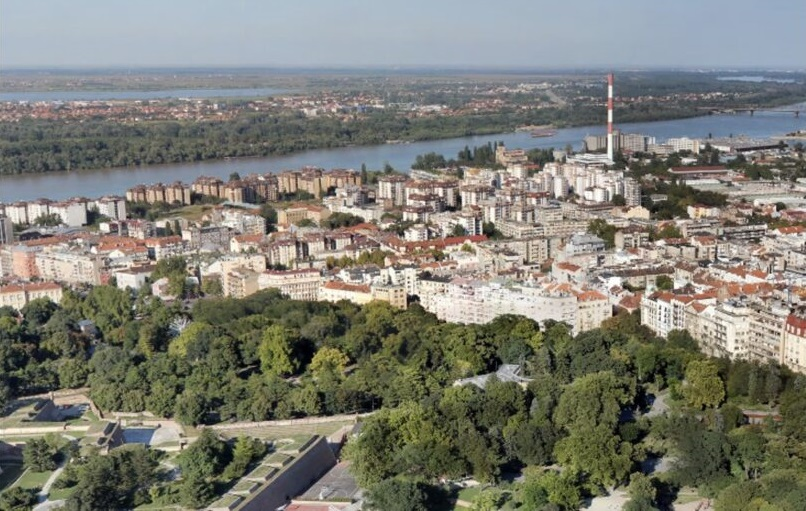
#> input picture first.jpg, 806 x 511 px
$ python image_stitching.py
#> lines starting #> are read from the running program, lines starting #| are printed output that depends on the picture
import sys
import cv2
import numpy as np

from google.colab.patches import cv2_imshow

img1 = cv2.imread("first.jpg")
#> img1 is the input picture: shape (511, 806, 3); mean B, G, R 116.5, 126.1, 126.1
img2 = cv2.imread("second.jpg")
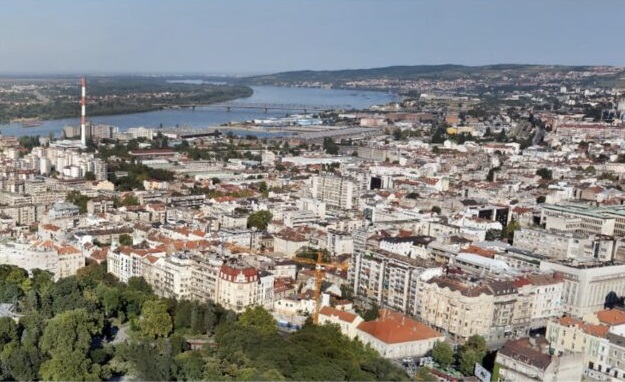
#> input picture second.jpg, 625 x 382 px
#> img2 is the input picture: shape (382, 625, 3); mean B, G, R 133.9, 136.9, 138.2

img1_gray = cv2.cvtColor(img1, cv2.COLOR_BGR2GRAY)
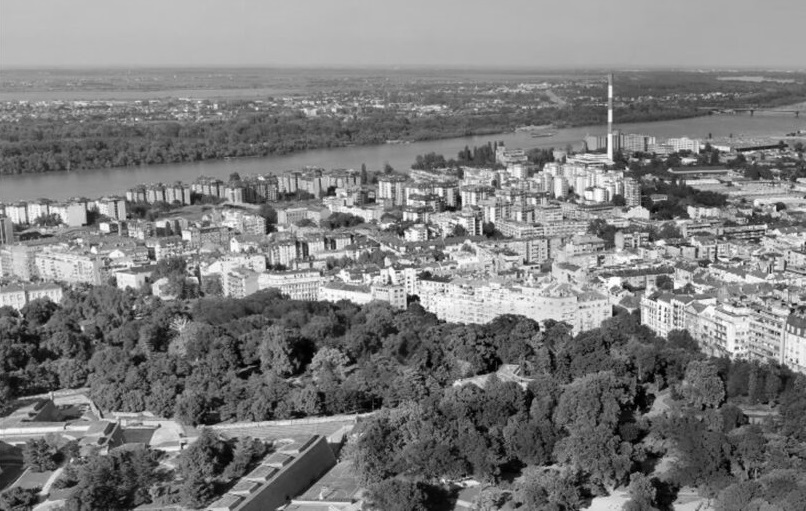
#> img1_gray: shape (511, 806); min 0, max 255, mean 125
img2_gray = cv2.cvtColor(img2, cv2.COLOR_BGR2GRAY)
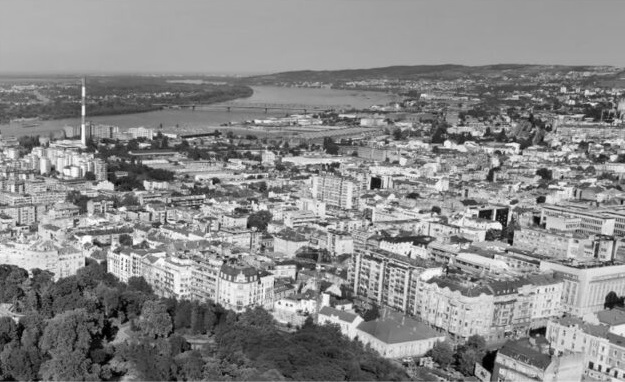
#> img2_gray: shape (382, 625); min 0, max 255, mean 136.9

# cv2_imshow(img1_gray)
# cv2_imshow(img2_gray)
